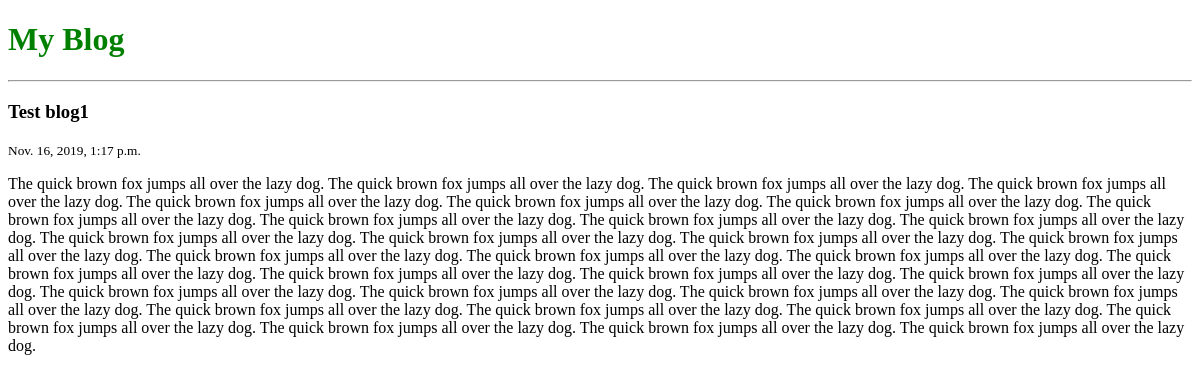
The page /posts/5 on the database as committed earlier.
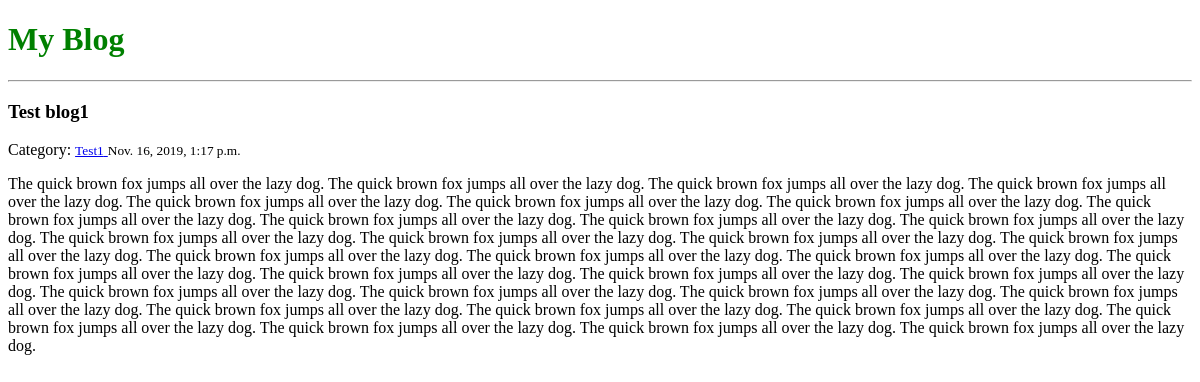
The same page on the database as committed later.
### esayblog/models.py (models this page shows, shortened)
class BlogPost(models.Model):
    title = models.CharField(max_length=150)
    body = models.TextField()
    created_at = models.DateTimeField(auto_now_add=True)
    category = models.ForeignKey(
        'Category',
        on_delete=models.CASCADE,
        blank=True,
        null=True,
        related_name='posts'
    )

class Category(models.Model):
    name = models.CharField(max_length=50)
    def __str__(self):
        return self.name

### esayblog/views.py (the view)
# urls.py: path('<int:post_id>', views.view_post, name='view_post')
def view_post(request, post_id):
    post = get_object_or_404(BlogPost, pk=post_id)
    return render(request, 'post.html', {'post': post})

### templates/post.html
{% extends 'master.html' %}
{% block content %}
<div class="posts">
    <div class="post">
        <h3 class="title">{{ post.title }}</h3>
        {% include 'partials/category.html' %}
        <small>{{ post.created_at }}</small>
        <p class="body">{{ post.body }}</p>
    </div>
</div>
{% endblock %}

### templates/partials/category.html
{% if post.category %}
    Category:
    <a href="/posts/?category={{ post.category.id }}">
        <small class="category">{{ post.category }}</small>
    </a>
{% endif %}

Rows that differ between the two databases and show on the page:
changed BlogPost "Test blog1": category_id empty → 1 (drawn); category (not shown) → "Test1"
Other text that changed with them:
text now shown: "Category:"
